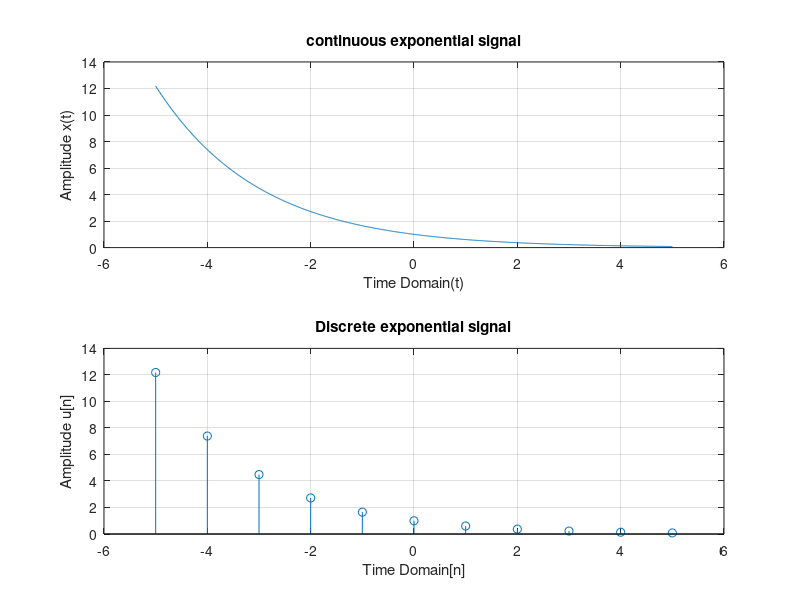

This figure's MATLAB source:
%Lab 1.5
%Impulse Signal

t = -5:0.01:5;
a=-0.5
y=exp(a*t);
subplot(2,1,1); %subplot(row, column, position)
plot(t,y);
xlabel('Time Domain(t)');
ylabel('Amplitude x(t)');
title('continuous exponential signal');
grid on;
%axis([-4 4 -4 4]); %axix([x_min x_max y_min y_max]);


n = -5:1:5;
y=exp(a*n);
subplot(2,1,2);
stem(n,y);
xlabel('Time Domain[n]');
ylabel('Amplitude u[n]');
title('Discrete exponential signal');
grid on;
%axis([-4 4 -4 4]); 
